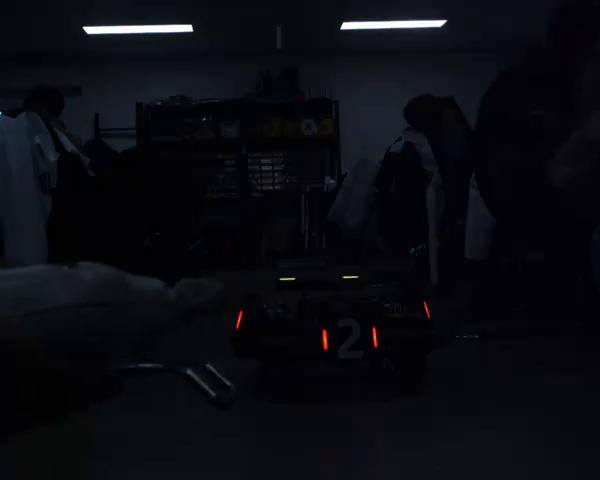
//> input picture frame 61 of R2.mp4, 600 x 480 px
$ ./ArmorDetector   (built with g++ and OpenCV 4)
//> lines starting //> are read from the running program, lines starting //| are printed output that depends on the picture; after the words box and inside, x2 and y2 are one past the last pixel; in counts of white or black regions, pixels touching at a corner belong together
#include "stdio.h"
#include<iostream>
#include <opencv2/opencv.hpp>
#include <opencv2/core/core.hpp>
#include <opencv2/highgui/highgui.hpp>
#include <vector>
#include <algorithm>

using namespace std;
using namespace cv;

// 灯条描述类
class LightDescriptor
{
public:
    float width, length, angle, area;
    cv::Point2f center;

    LightDescriptor() {};
    LightDescriptor(const cv::RotatedRect& light)
    {
        width = light.size.width;
        length = light.size.height;
        center = light.center;
        angle = light.angle;
        area = light.size.area();
    }
};

// 对点进行排序（左上、右上、右下、左下）
void sortPoints(vector<Point2f>& points) {
    if (points.size() != 4) return;

    // 计算中心点
    Point2f center(0, 0);
    for (const auto& p : points) {
        center += p;
    }
    center /= 4.0;

    // 排序点
    vector<Point2f> sorted(4);
    for (const auto& p : points) {
        if (p.x < center.x && p.y < center.y) sorted[0] = p; // 左上
        else if (p.x > center.x && p.y < center.y) sorted[1] = p; // 右上
        else if (p.x > center.x && p.y > center.y) sorted[2] = p; // 右下
        else sorted[3] = p; // 左下
    }

    points = sorted;
}

int main()
{
    VideoCapture video;
    video.open("/home/cw/opencv_learning/ArmorDetector/R2.mp4");

    if (!video.isOpened()) {
        cout << "Error: Could not open video file" << endl;
        return -1;
    }

    Mat frame, hsv, red_mask1, red_mask2, red_mask, binary, Gaussian, dilatee;
    Mat element = getStructuringElement(MORPH_RECT, Size(5, 5));
    vector<vector<Point>> contours;
    vector<Vec4i> hierarchy;

    for (;;) {
        video >> frame;
//> frame is the input picture: 480 rows x 600 cols, CV_8UC3; mean B, G, R 16, 11.3, 9.9
        if (frame.empty()) {
            break;
        }

        // 转换为HSV颜色空间，更好地识别红色
        cvtColor(frame, hsv, COLOR_BGR2HSV);
//> hsv: 480 rows x 600 cols, CV_8UC3; mean H, S, V 112.8, 129.3, 16.2

        // 定义红色在HSV空间中的范围（红色有两个范围，因为红色在HSV色环的两端）
        Scalar lower_red1(0, 100, 100);    // 较低范围的红色
        Scalar upper_red1(10, 255, 255);   // 较高范围的红色
        Scalar lower_red2(160, 100, 100);  // 较高范围的红色
        Scalar upper_red2(179, 255, 255);  // 较高范围的红色

        // 创建红色掩码
        inRange(hsv, lower_red1, upper_red1, red_mask1);
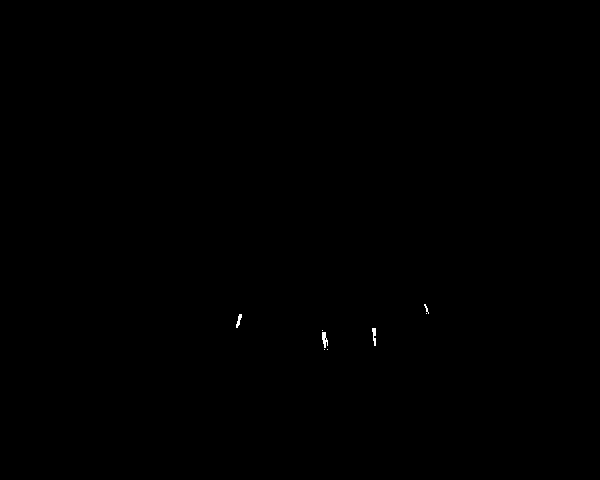
//> red_mask1: 480 rows x 600 cols, CV_8UC1; 0.06% white; 8 white regions (5 under 20 px), largest, box (x1, y1, x2, y2) and area: (322, 332, 328, 348) 60, (372, 328, 376, 346) 49, (236, 314, 242, 328) 42
        inRange(hsv, lower_red2, upper_red2, red_mask2);
//> red_mask2: 480 rows x 600 cols, CV_8UC1; 0.02% white in thin lines or dots, all inside (x1, y1, x2, y2) = (238, 302, 430, 350)

        // 合并两个红色掩码
        red_mask = red_mask1 | red_mask2;
//> red_mask: 480 rows x 600 cols, CV_8UC1; 0.08% white; 4 white regions

        // 形态学操作，去除噪声并连接红色区域
        GaussianBlur(red_mask, Gaussian, Size(5, 5), 0);
        dilate(Gaussian, dilatee, element);

        findContours(dilatee, contours, hierarchy, RETR_TREE, CHAIN_APPROX_NONE);
//> contours = 4 contours; box (x1, y1, x2, y2) and area: (318, 326, 332, 354) 325, (368, 324, 382, 352) 300, (232, 306, 246, 332) 272, (420, 298, 434, 322) 240
        vector<LightDescriptor> lightInfos;

        // 筛选灯条
        for (int i = 0; i < contours.size(); i++) {
            double area = contourArea(contours[i]);
            if (area < 5 || contours[i].size() <= 1)
                continue;

            RotatedRect Light_Rec = fitEllipse(contours[i]);
            if (Light_Rec.size.width / Light_Rec.size.height > 4)
                continue;

            lightInfos.push_back(LightDescriptor(Light_Rec));
        }
//> this loop made 4 passes
//> (area, Light_Rec, width in LightDescriptor, length in LightDescriptor, angle in LightDescriptor, area in LightDescriptor) on passes 1 to 4: (325, centre (324.6, 339.3), size (13.7, 32.6), angle 174.9, 13.74, 32.59, 174.9, 447.6), (300.5, centre (374.4, 337.3), size (12.8, 33), angle 173.9, 12.75, 32.99, 173.9, 420.6), (271.5, centre (238.7, 318.9), size (12.4, 29.2), angle 11.4, 12.44, 29.15, 11.45, 362.6), (240.5, centre (426.5, 309.6), size (12, 27.1), angle 166.2, 11.97, 27.13, 166.2, 324.8)

        // 二重循环多条件匹配灯条
        for (size_t i = 0; i < lightInfos.size(); i++) {
            for (size_t j = i + 1; (j < lightInfos.size()); j++) {
                LightDescriptor& leftLight = lightInfos[i];
                LightDescriptor& rightLight = lightInfos[j];

                float angleGap_ = abs(leftLight.angle - rightLight.angle);
                float LenGap_ratio = abs(leftLight.length - rightLight.length) / max(leftLight.length, rightLight.length);
                float dis = pow(pow((leftLight.center.x - rightLight.center.x), 2) + pow((leftLight.center.y - rightLight.center.y), 2), 0.5);
                float meanLen = (leftLight.length + rightLight.length) / 2;
                float lengap_ratio = abs(leftLight.length - rightLight.length) / meanLen;
                float yGap = abs(leftLight.center.y - rightLight.center.y);
                float yGap_ratio = yGap / meanLen;
                float xGap = abs(leftLight.center.x - rightLight.center.x);
                float xGap_ratio = xGap / meanLen;
                float ratio = dis / meanLen;

                // 匹配条件
                if (angleGap_ > 15 ||
                    LenGap_ratio > 1.0 ||
                    lengap_ratio > 0.8 ||
                    yGap_ratio > 1.5 ||
                    xGap_ratio > 2.2 ||
                    xGap_ratio < 0.8 ||
                    ratio > 3 ||
                    ratio < 0.8) {
                    continue;
                }

                // 计算装甲板角点
                Point center = Point((leftLight.center.x + rightLight.center.x) / 2, (leftLight.center.y + rightLight.center.y) / 2);
                RotatedRect rect = RotatedRect(center, Size(dis, meanLen), (leftLight.angle + rightLight.angle) / 2);

                Point2f vertices[4];
                rect.points(vertices);

                // 将点转换为向量并排序
                vector<Point2f> points(vertices, vertices + 4);
                sortPoints(points);

                // 绘制装甲板边界
                for (int k = 0; k < 4; k++) {
                    line(frame, points[k], points[(k + 1) % 4], Scalar(0, 0, 255), 2);
                }

                // 可视化角点并标注序号
                for (int k = 0; k < 4; k++) {
                    // 绘制角点
                    circle(frame, points[k], 6, Scalar(0, 255, 0), -1);

                    // 标注角点序号 (1, 2, 3, 4)
                    string point_num = to_string(k + 1);
                    putText(frame, point_num, points[k] + Point2f(-5, 5),
                            FONT_HERSHEY_SIMPLEX, 0.6, Scalar(255, 0, 0), 2);
                }
            }
        }
//> this loop made 4 passes
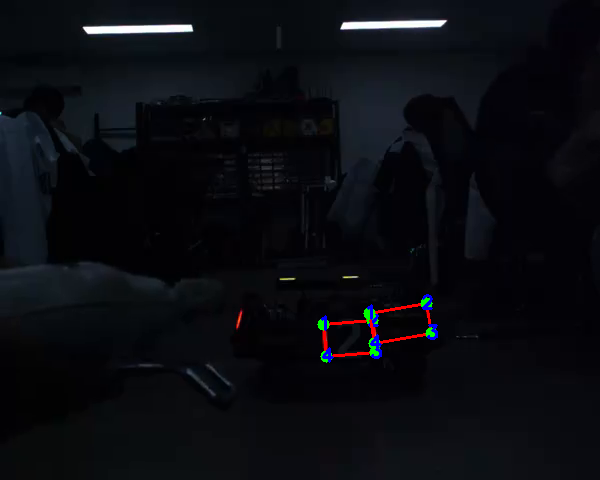
//> frame: 480 rows x 600 cols, CV_8UC3; 0.58% of pixels changed, all inside (x1, y1, x2, y2) = (317, 294, 438, 363)

        namedWindow("Armor Detection", WINDOW_FREERATIO);
        imshow("Armor Detection", frame);

        if (waitKey(5) >= 0) {
//> the Esc key is pressed
            break;
        }
    }

    // 视频播放完后，等待按键
    cout << "视频播放完毕，按任意键关闭窗口..." << endl;
    waitKey(0); // 等待任意按键

    video.release();
    destroyAllWindows();
    return 0;
}

$ run again, starting later in the video
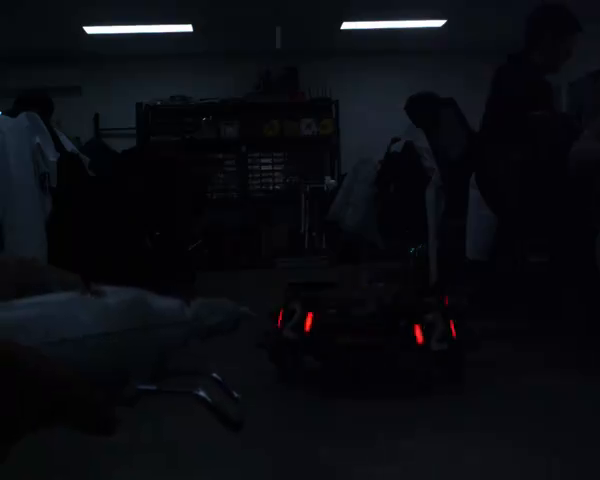
//> input picture frame 278 of R2.mp4, 600 x 480 px
//> frame is the input picture: 480 rows x 600 cols, CV_8UC3; mean B, G, R 16.3, 11.3, 10
//> hsv: 480 rows x 600 cols, CV_8UC3; mean H, S, V 112.9, 129.9, 16.5
//> red_mask1: 480 rows x 600 cols, CV_8UC1; 0.04% white; 10 white regions (8 under 20 px), largest, box (x1, y1, x2, y2) and area: (304, 316, 312, 330) 74, (416, 334, 424, 340) 21
//> red_mask2: 480 rows x 600 cols, CV_8UC1; 0.07% white; 5 white regions (1 under 20 px), largest, box (x1, y1, x2, y2) and area: (415, 324, 423, 344) 95, (450, 320, 456, 336) 50, (278, 312, 282, 326) 32, (308, 312, 313, 318) 25
//> red_mask: 480 rows x 600 cols, CV_8UC1; 0.11% white; 4 white regions
//> contours = 4 contours; box (x1, y1, x2, y2) and area: (410, 320, 428, 348) 393, (300, 308, 317, 336) 370, (446, 316, 460, 340) 258, (274, 308, 286, 330) 208
//> the loop `for (int i = 0; i < contours.size(); i++)` made 4 passes
//> (area, Light_Rec, width in LightDescriptor, length in LightDescriptor, angle in LightDescriptor, area in LightDescriptor) on passes 1 to 4: (393, centre (418.2, 333.7), size (16.8, 30.7), angle 169.2, 16.85, 30.71, 169.2, 517.4), (257.5, centre (452.3, 328), size (12.9, 27.4), angle 169.8, 12.88, 27.39, 169.8, 352.8), (369.5, centre (308, 321.5), size (15.8, 31), angle 10, 15.84, 31.02, 10.04, 491.3), (208.5, centre (279.5, 318.5), size (11.5, 24.8), angle 7.4, 11.47, 24.81, 7.44, 284.7)
//> the loop `for (size_t i = 0; i < lightInfos.size(); i++)` made 4 passes
//> after the loop `for (size_t i = 0; i < lightInfos.size(); i++)`:
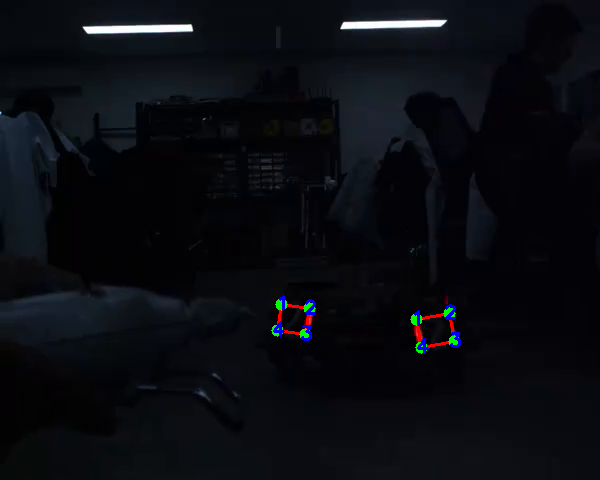
//> frame: 480 rows x 600 cols, CV_8UC3; 0.53% of pixels changed, all inside (x1, y1, x2, y2) = (271, 295, 461, 354)

$ run again, starting later in the video
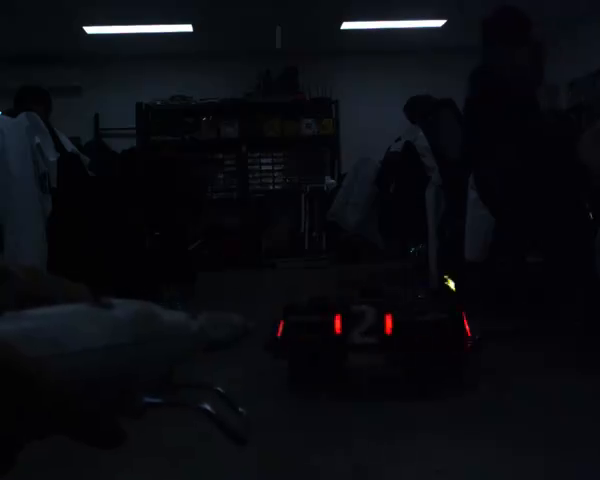
//> input picture frame 495 of R2.mp4, 600 x 480 px
//> frame is the input picture: 480 rows x 600 cols, CV_8UC3; mean B, G, R 16, 11.1, 10
//> hsv: 480 rows x 600 cols, CV_8UC3; mean H, S, V 113.4, 129.1, 16.3
//> red_mask1: 480 rows x 600 cols, CV_8UC1; 0.05% white; 10 white regions (8 under 20 px), largest, box (x1, y1, x2, y2) and area: (334, 318, 342, 332) 74, (385, 318, 392, 332) 64
//> red_mask2: 480 rows x 600 cols, CV_8UC1; 0.07% white; 6 white regions (1 under 20 px), largest, box (x1, y1, x2, y2) and area: (464, 316, 470, 336) 48, (334, 314, 341, 324) 43, (278, 321, 284, 336) 38, (385, 314, 392, 322) 36, (386, 328, 392, 334) 27
//> red_mask: 480 rows x 600 cols, CV_8UC1; 0.13% white; 4 white regions
//> contours = 4 contours; box (x1, y1, x2, y2) and area: (330, 310, 346, 338) 384, (381, 310, 396, 338) 374, (460, 312, 474, 340) 292, (274, 317, 288, 340) 242
//> the loop `for (int i = 0; i < contours.size(); i++)` made 4 passes
//> (area, Light_Rec, width in LightDescriptor, length in LightDescriptor, angle in LightDescriptor, area in LightDescriptor) on passes 1 to 4: (242, centre (280.3, 327.7), size (12.7, 25.8), angle 11.5, 12.67, 25.77, 11.52, 326.5), (292, centre (466.4, 325.8), size (12.6, 30.8), angle 168.9, 12.6, 30.77, 168.9, 387.6), (374.5, centre (388.1, 323.6), size (15.8, 32.8), angle 179.6, 15.83, 32.81, 179.6, 519.5), (384.5, centre (337.5, 323.7), size (16.5, 31.1), angle 179, 16.49, 31.12, 179, 513)
//> the loop `for (size_t i = 0; i < lightInfos.size(); i++)` made 4 passes
//> after the loop `for (size_t i = 0; i < lightInfos.size(); i++)`:
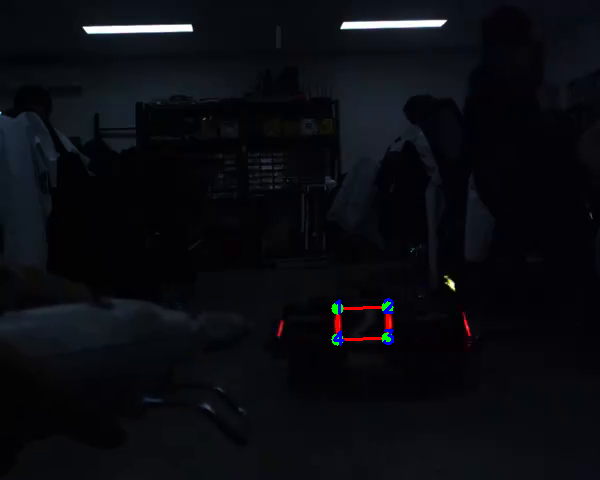
//> frame: 480 rows x 600 cols, CV_8UC3; 0.31% of pixels changed, all inside (x1, y1, x2, y2) = (331, 298, 394, 346)
